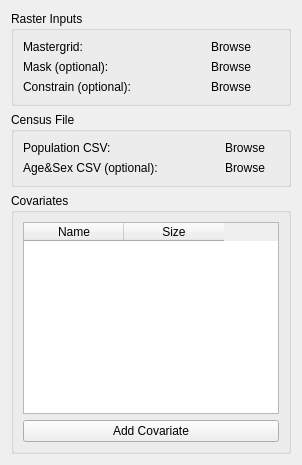
     <widget class="QWidget" name="tab_input">
      <attribute name="title">
       <string>Input Data</string>
      </attribute>
      <layout class="QGridLayout" name="gridLayout_7">
       <item row="0" column="0">
        <widget class="QGroupBox" name="groupBoxRasters">
         <property name="title">
          <string>Raster Inputs</string>
         </property>
         <layout class="QGridLayout" name="gridLayout_5">
          <item row="0" column="0">
           <widget class="QLabel" name="label_mastergrid">
            <property name="text">
             <string>Mastergrid:</string>
            </property>
           </widget>
          </item>
          <item row="0" column="1">
           <widget class="QgsFileWidget" name="mastergridFileWidget"/>
          </item>
          <item row="0" column="2">
           <widget class="QLabel" name="label_browse_2">
            <property name="text">
             <string>Browse</string>
            </property>
           </widget>
          </item>
          <item row="1" column="0">
           <widget class="QLabel" name="label_mask">
            <property name="text">
             <string>Mask (optional):</string>
            </property>
           </widget>
          </item>
          <item row="1" column="1">
           <widget class="QgsFileWidget" name="maskFileWidget"/>
          </item>
          <item row="1" column="2">
           <widget class="QLabel" name="label_browse_3">
            <property name="text">
             <string>Browse</string>
            </property>
           </widget>
          </item>
          <item row="2" column="0">
           <widget class="QLabel" name="label_constrain">
            <property name="text">
             <string>Constrain (optional):</string>
            </property>
           </widget>
          </item>
          <item row="2" column="1">
           <widget class="QgsFileWidget" name="constrainFileWidget"/>
          </item>
          <item row="2" column="2">
           <widget class="QLabel" name="label_browse_4">
            <property name="text">
             <string>Browse</string>
            </property>
           </widget>
          </item>
         </layout>
        </widget>
       </item>
       <item row="1" column="0">
        <widget class="QGroupBox" name="groupBoxCensus">
         <property name="title">
          <string>Census File</string>
         </property>
         <layout class="QGridLayout" name="gridLayout_6">
          <item row="0" column="0">
           <widget class="QLabel" name="label_census">
            <property name="text">
             <string>Population CSV:</string>
            </property>
           </widget>
          </item>
          <item row="0" column="1">
           <widget class="QgsFileWidget" name="populationCensusFileWidget"/>
          </item>
          <item row="0" column="2">
           <widget class="QLabel" name="label_browse_5">
            <property name="text">
             <string>Browse</string>
            </property>
           </widget>
          </item>
          <item row="1" column="0">
           <widget class="QLabel" name="label_census_2">
            <property name="text">
             <string>Age&amp;Sex CSV (optional):</string>
            </property>
           </widget>
          </item>
          <item row="1" column="1">
           <widget class="QgsFileWidget" name="agesexCensusFileWidget"/>
          </item>
          <item row="1" column="2">
           <widget class="QLabel" name="label_browse_6">
            <property name="text">
             <string>Browse</string>
            </property>
           </widget>
          </item>
         </layout>
        </widget>
       </item>
       <item row="2" column="0">
        <widget class="QGroupBox" name="groupBoxCovariates">
         <property name="title">
          <string>Covariates</string>
         </property>
         <layout class="QVBoxLayout" name="verticalLayout_3">
          <item>
           <widget class="QTableWidget" name="covariatesTable">
            <column>
             <property name="text">
              <string>Name</string>
             </property>
            </column>
            <column>
             <property name="text">
              <string>Size</string>
             </property>
            </column>
           </widget>
          </item>
          <item>
           <widget class="QPushButton" name="addCovariateButton">
            <property name="text">
             <string>Add Covariate</string>
            </property>
           </widget>
          </item>
         </layout>
        </widget>
       </item>
      </layout>
     </widget>
